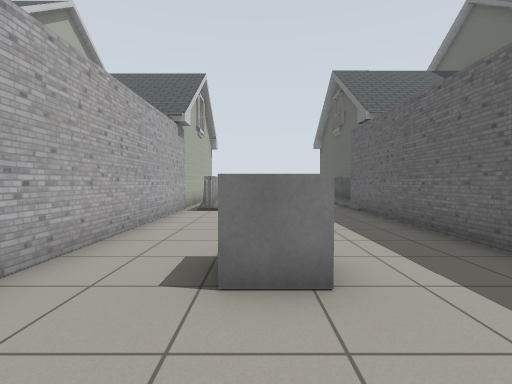
[1] (above)

16 first-person views from a walk through a robot-simulator world made for Gazebo. The camera is 0.94 m above the floor, tilts 2° down and sees 85° across. The lines on the ground mark 1 m squares. The floor is counted in squares, 1 m on a side. Each view is taken from the middle of a square. On the plan, view 1 faces up. The plan holds only what a view shows up to about 11 squares ahead; the rest is blank. The place goes on beyond the plan. Simple shapes stand in for some stock models. Some surface patterns are stand-ins.

[2]
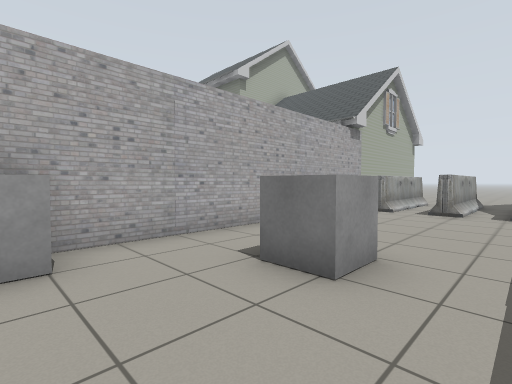

[3]
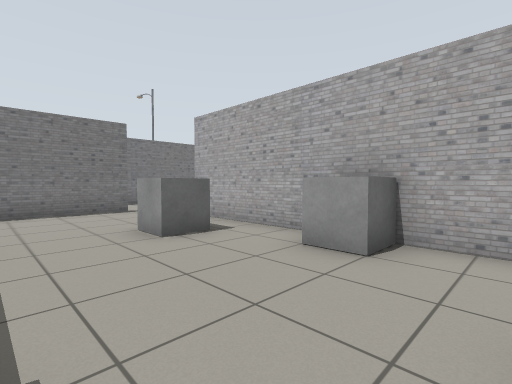

[4]
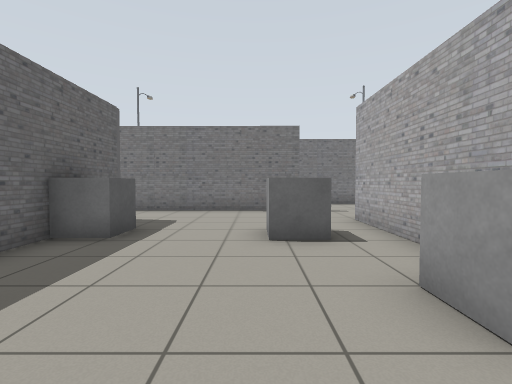

[5]
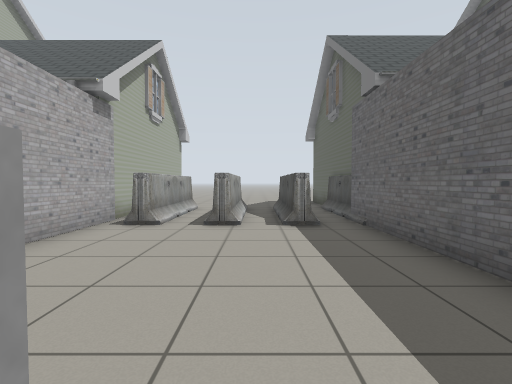

[6]
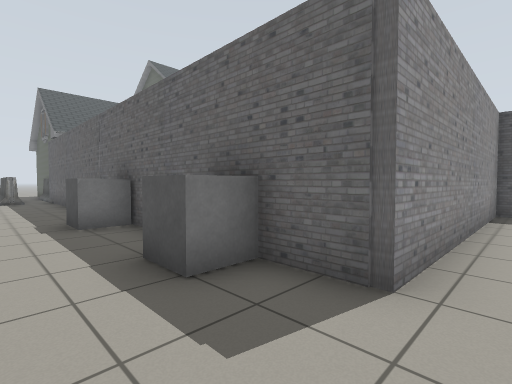

[7]
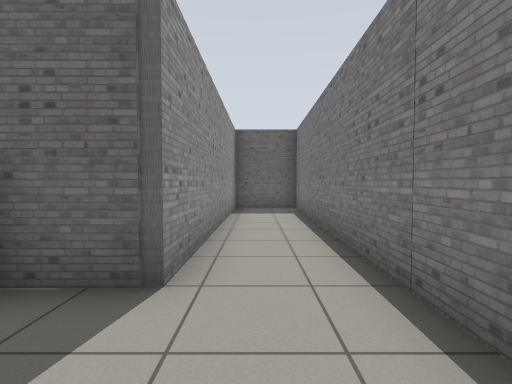

[8]
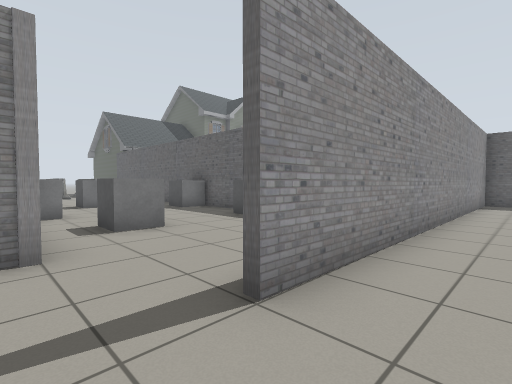

[9]
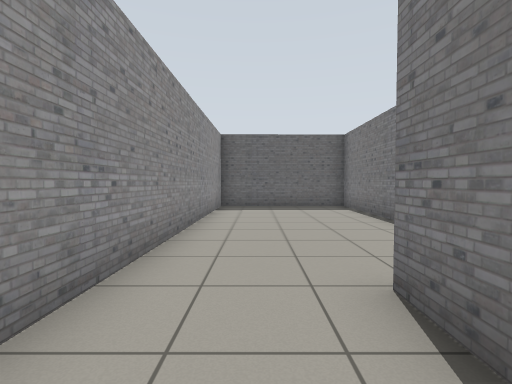

[10]
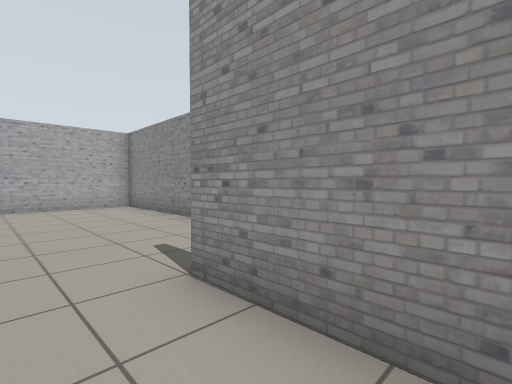

[11]
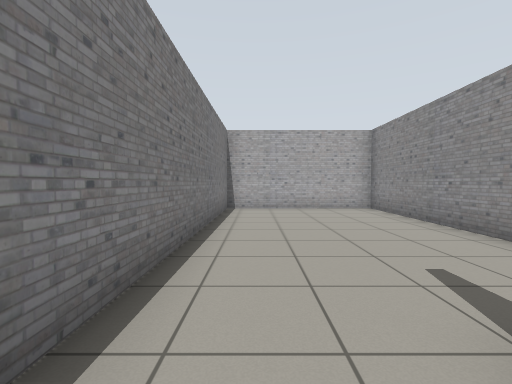

[12]
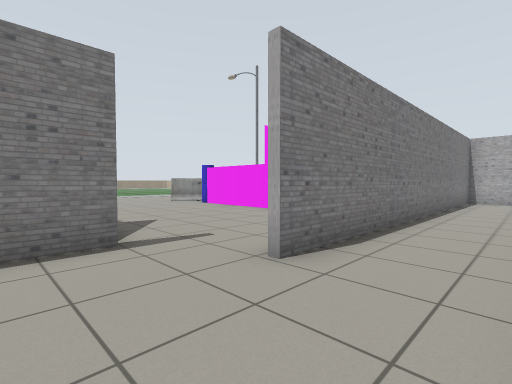

[13]
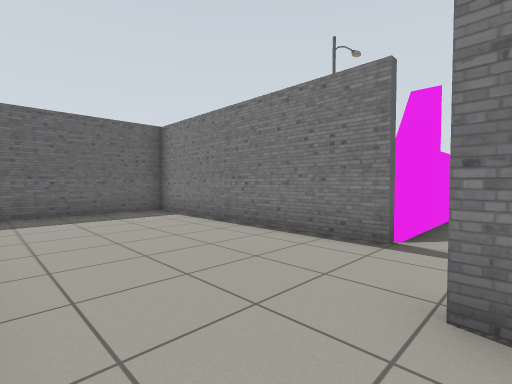

[14]
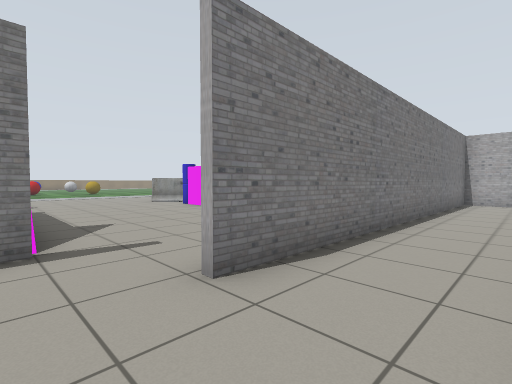

[15]
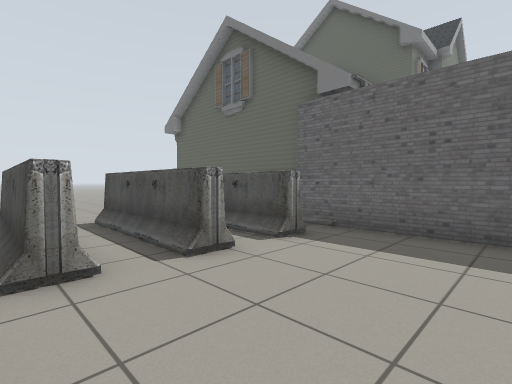

[16]
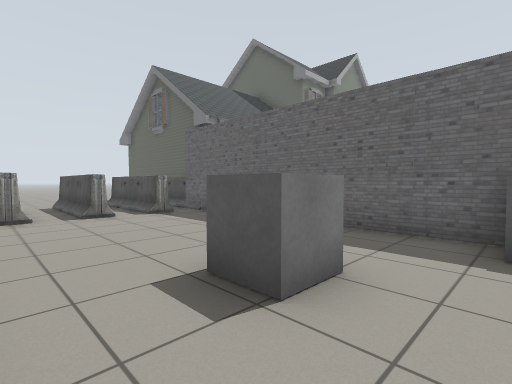

### Floor plan
Points are (right, up) in squares from view 1. A wall is a line through its corners. A room is listed if a view was taken in it or the views show most of it. See-through windows are left out.
Room 1 (views 1, 2, 3, 4, 5, 6, 7, 15, 16)
walls: (3.4, 1.3) (3.4, 9.4); (-2.5, 8.4) (-2.5, -5.1); (-1.5, -7.3) (10.8, -7.4); (10.9, -7) (10.9, -5.3) (3.4, -5.2) (3.4, -0.6)
ways out: opening at (-2, -6) to room 2; opening at (3, 10.5)
objects: grey box (-2, 0); barrier (-2, 9) to (-1, 11); grey box (-1, -3) to (0, -3); grey box (0, 3); barrier (0, 9) to (0, 11); barrier (2, 9) to (2, 11); grey box (3, -4) to (3, -3)
Room 2 (views 8, 9, 10, 11, 13)
walls: (-4.3, -5.1) (-10, -5) (-10, -10) (2.5, -10.2); (-2.5, -5.1) (-3, -5.1); (3.5, -7.5) (-1.5, -7.5)
ways out: opening at (-2, -6) to room 1; opening at (2.5, -8.5) to room 3
Room 3 (views 12, 14)
walls: (3.5, -12.4) (10.9, -12.5) (10.9, -7); (10.9, -7.6) (3.5, -7.5)
ways out: opening at (2.5, -8.5) to room 2; opening at (2.5, -11.5)

Positions as (right, up) in squares from view 1, and headings:
1: (0, 0), facing up
2: (2, 0), facing up-left
3: (2, 2), facing down-left
4: (0, 2), facing down
5: (1, 3), facing up
6: (1, -6), facing up-right
7: (1, -6), facing right
8: (-3, -9), facing up-right
9: (0, -9), facing right
10: (1, -9), facing up-left
11: (0, -9), facing left
12: (5, -8), facing down-left
13: (2, -8), facing down-right
14: (4, -8), facing down-left
15: (-2, 6), facing up-right
16: (-2, 1), facing up-right
